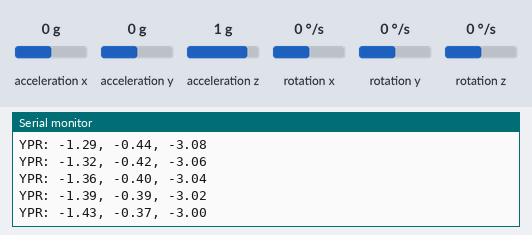
A sketch run on a simulated Arduino Uno, built with avr-gcc and run on an emulated ATmega328P. Parts: the last lines printed to the serial monitor. Wiring (inferred from the names in the program): MPU-9250 motion sensor at I2C address 0x68. Inputs (shaded band) come from the test bench; at power-on: acceleration x 0 g, acceleration z 1 g, acceleration y 0 g, rotation x 0 °/s, rotation y 0 °/s, rotation z 0 °/s.

Above: at 2.2 s.
2.3 s: acceleration x set to -1.4 g
At 2.34 s:
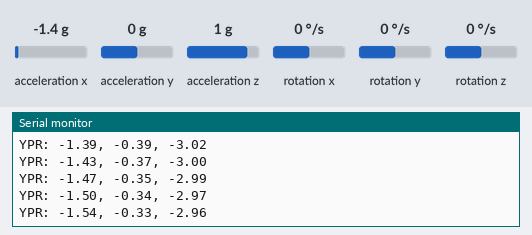
3.8 s: acceleration z set to 0 g
At 3.84 s:
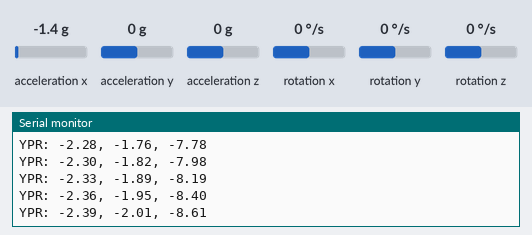
5.3 s: acceleration y set to -1.4 g
At 5.33 s:
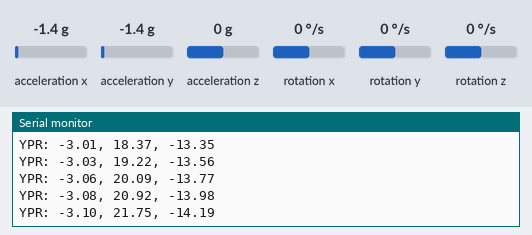
6.8 s: rotation x set to -192 °/s
At 6.83 s:
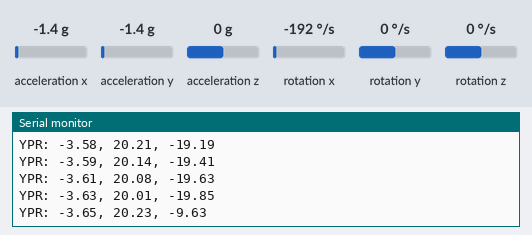
8.3 s: rotation y set to -192 °/s
At 8.32 s:
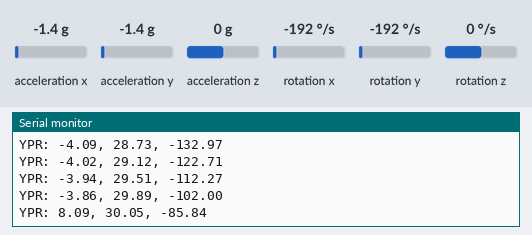
Timing chart, 0 to 10.8 s (numbered marks = the images above; inputs shaded):
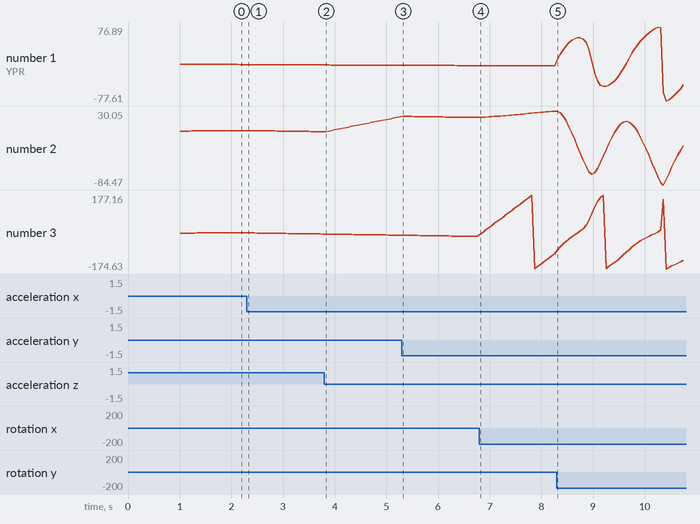

The sketch:

ESPIMU.ino
```cpp
#include "Arduino.h"
#if I2CDEV_IMPLEMENTATION == I2CDEV_ARDUINO_WIRE
#include "Wire.h"
#endif
```

DCM.cpp
```cpp
#include "Arduino.h"
#include "DCM.h"
//#include "VectorMath.h"


void Vector_Add(float out[3], const float v1[3], const float v2[3])
{
	for (int c = 0; c < 3; c++)
	{
		out[c] = v1[c] + v2[c];
	}
}
// Multiply two 3x3 matrices: out = a * b
// out has to different from a and b (no in-place)!
void Matrix_Multiply(const float a[3][3], const float b[3][3], float out[3][3])
{
	for (int x = 0; x < 3; x++)  // rows
	{
		for (int y = 0; y < 3; y++)  // columns
		{
			out[x][y] = a[x][0] * b[0][y] + a[x][1] * b[1][y] + a[x][2] * b[2][y];
		}
	}
}
// Computes the dot product of two vectors
float Vector_Dot_Product(const float v1[3], const float v2[3])
{
	float result = 0;

	for (int c = 0; c < 3; c++)
	{
		result += v1[c] * v2[c];
	}

	return result;
}

// Multiply the vector by a scalar
void Vector_Scale(float out[3], const float v[3], float scale)
{
	for (int c = 0; c < 3; c++)
	{
		out[c] = v[c] * scale;
	}
}
// Computes the cross product of two vectors
// out has to different from v1 and v2 (no in-place)!
void Vector_Cross_Product(float out[3], const float v1[3], const float v2[3])
{
	out[0] = (v1[1] * v2[2]) - (v1[2] * v2[1]);
	out[1] = (v1[2] * v2[0]) - (v1[0] * v2[2]);
	out[2] = (v1[0] * v2[1]) - (v1[1] * v2[0]);
}


void DCM::Update(imu_t imuData) {
	timestamp_old = timestamp;
	timestamp = millis();
	if (timestamp > timestamp_old)
		G_Dt = (float)(timestamp - timestamp_old) / 1000.0f; // Real time of loop run. We use this on the DCM algorithm (gyro integration time)
	else G_Dt = 0;

	// Matix Update
	Gyro_Vector[0] = radians(imuData.gyro[0]); //gyro x roll
	Gyro_Vector[1] = radians(imuData.gyro[1]); //gyro y pitch
	Gyro_Vector[2] = radians(imuData.gyro[2]); //gyro z yaw

	Accel_Vector[0] = imuData.accel[0];
	Accel_Vector[1] = imuData.accel[1];
	Accel_Vector[2] = imuData.accel[2];


	Vector_Add(&Omega[0], &Gyro_Vector[0], &Omega_I[0]);  //adding proportional term
	Vector_Add(&Omega_Vector[0], &Omega[0], &Omega_P[0]); //adding Integrator term


	Update_Matrix[0][0] = 0;
	Update_Matrix[0][1] = -G_Dt * Omega_Vector[2];//-z
	Update_Matrix[0][2] = G_Dt * Omega_Vector[1];//y
	Update_Matrix[1][0] = G_Dt * Omega_Vector[2];//z
	Update_Matrix[1][1] = 0;
	Update_Matrix[1][2] = -G_Dt * Omega_Vector[0];//-x
	Update_Matrix[2][0] = -G_Dt * Omega_Vector[1];//-y
	Update_Matrix[2][1] = G_Dt * Omega_Vector[0];//x
	Update_Matrix[2][2] = 0;

	Matrix_Multiply(DCM_Matrix, Update_Matrix, Temporary_Matrix); //a*b=c

	for (int x = 0; x < 3; x++) //Matrix Addition (update)
	{
		for (int y = 0; y < 3; y++)
		{
			DCM_Matrix[x][y] += Temporary_Matrix[x][y];
		}
	}


	//// Normalize

	float error = 0;
	float temporary[3][3];
	float renorm = 0;

	error = -Vector_Dot_Product(&DCM_Matrix[0][0], &DCM_Matrix[1][0])*.5; //eq.19

	Vector_Scale(&temporary[0][0], &DCM_Matrix[1][0], error); //eq.19
	Vector_Scale(&temporary[1][0], &DCM_Matrix[0][0], error); //eq.19

	Vector_Add(&temporary[0][0], &temporary[0][0], &DCM_Matrix[0][0]);//eq.19
	Vector_Add(&temporary[1][0], &temporary[1][0], &DCM_Matrix[1][0]);//eq.19

	Vector_Cross_Product(&temporary[2][0], &temporary[0][0], &temporary[1][0]); // c= a x b //eq.20

	renorm = .5 *(3 - Vector_Dot_Product(&temporary[0][0], &temporary[0][0])); //eq.21
	Vector_Scale(&DCM_Matrix[0][0], &temporary[0][0], renorm);

	renorm = .5 *(3 - Vector_Dot_Product(&temporary[1][0], &temporary[1][0])); //eq.21
	Vector_Scale(&DCM_Matrix[1][0], &temporary[1][0], renorm);

	renorm = .5 *(3 - Vector_Dot_Product(&temporary[2][0], &temporary[2][0])); //eq.21
	Vector_Scale(&DCM_Matrix[2][0], &temporary[2][0], renorm);


	// Drift Correction
		//float mag_heading_x;
		//float mag_heading_y;
	float errorCourse;
	//Compensation the Roll, Pitch and Yaw drift.
	static float Scaled_Omega_P[3];
	static float Scaled_Omega_I[3];
	float Accel_magnitude;
	float Accel_weight;


	//*****Roll and Pitch***************

	// Calculate the magnitude of the accelerometer vector
	Accel_magnitude = sqrt(Accel_Vector[0] * Accel_Vector[0] + Accel_Vector[1] * Accel_Vector[1] + Accel_Vector[2] * Accel_Vector[2]);

	// Dynamic weighting of accelerometer info (reliability filter)
	// Weight for accelerometer info (<0.5G = 0.0, 1G = 1.0 , >1.5G = 0.0)
	Accel_weight = constrain(1 - 2 * abs(1 - Accel_magnitude), 0, 1);  //

	Vector_Cross_Product(&errorRollPitch[0], &Accel_Vector[0], &DCM_Matrix[2][0]); //adjust the ground of reference
	Vector_Scale(&Omega_P[0], &errorRollPitch[0], Kp_ROLLPITCH*Accel_weight);

	Vector_Scale(&Scaled_Omega_I[0], &errorRollPitch[0], Ki_ROLLPITCH*Accel_weight);
	Vector_Add(Omega_I, Omega_I, Scaled_Omega_I);

	////*****YAW***************
	//// We make the gyro YAW drift correction based on compass magnetic heading

	////mag_heading_x = cos(MAG_Heading);
	////mag_heading_y = sin(MAG_Heading);
	////errorCourse = (DCM_Matrix[0][0] * mag_heading_y) - (DCM_Matrix[1][0] * mag_heading_x);  //Calculating YAW error
	////Vector_Scale(errorYaw, &DCM_Matrix[2][0], errorCourse); //Applys the yaw correction to the XYZ rotation of the aircraft, depeding the position.

	////Vector_Scale(&Scaled_Omega_P[0], &errorYaw[0], Kp_YAW);//.01proportional of YAW.
	////Vector_Add(Omega_P, Omega_P, Scaled_Omega_P);//Adding  Proportional.

	////Vector_Scale(&Scaled_Omega_I[0], &errorYaw[0], Ki_YAW);//.00001Integrator
	////Vector_Add(Omega_I, Omega_I, Scaled_Omega_I);//adding integrator to the Omega_I

	pitch = -asin(DCM_Matrix[2][0]);
	roll = atan2(DCM_Matrix[2][1], DCM_Matrix[2][2]);
	yaw = atan2(DCM_Matrix[1][0], DCM_Matrix[0][0]);
}

void DCM::getYawPitchRoll(float *data) {
	data[0] = degrees(yaw);
	data[1] = degrees(pitch);
	data[2] = degrees(roll);
}
```

DCM.h
```cpp
#ifndef _DCM_H_
#define _DCM_H_
#include "TypeDefStruct.h"


// DCM parameters
//#define Kp_ROLLPITCH 0.02f
#define Kp_ROLLPITCH 1.2f
#define Ki_ROLLPITCH 0.00002f
#define Kp_YAW 1.2f
#define Ki_YAW 0.00002f


class DCM {
public:
	void Update(imu_t imuData);
	void getYawPitchRoll(float *data);
private:
	float MAG_Heading;
	float Accel_Vector[3] = { 0, 0, 0 }; // Store the acceleration in a vector
	float Gyro_Vector[3] = { 0, 0, 0 }; // Store the gyros turn rate in a vector
	float Omega_Vector[3] = { 0, 0, 0 }; // Corrected Gyro_Vector data
	float Omega_P[3] = { 0, 0, 0 }; // Omega Proportional correction
	float Omega_I[3] = { 0, 0, 0 }; // Omega Integrator
	float Omega[3] = { 0, 0, 0 };
	float errorRollPitch[3] = { 0, 0, 0 };
	float errorYaw[3] = { 0, 0, 0 };
	float DCM_Matrix[3][3] = { {1, 0, 0}, {0, 1, 0}, {0, 0, 1} };
	float Update_Matrix[3][3] = { {0, 1, 2}, {3, 4, 5}, {6, 7, 8} };
	float Temporary_Matrix[3][3] = { {0, 0, 0}, {0, 0, 0}, {0, 0, 0} };
	// Euler angles
	float yaw;
	float pitch;
	float roll;


	// DCM timing in the main loop
	unsigned long timestamp;
	unsigned long timestamp_old;
	float G_Dt; // Integration time for DCM algorithm

};

#endif
```

MS561101BA.cpp
```cpp
//
//
//
#include "MS561101BA.h"
#include "Arduino.h"

#define applyDeadband(value, deadband)  \
  if(abs(value) < deadband) {           \
    value = 0;                          \
  } else if(value > 0){                 \
    value -= deadband;                  \
  } else if(value < 0){                 \
    value += deadband;                  \
  }


void MS561101BA::init() {
	lastEstAlt = -10000.f;
	velocity = 0;
	reset();
	delay(100);
	readFactoryCalibration();
	delay(10);
	UT_Start();
	deadline = micros() + MS561101BA_CONVERSION_TIME;
}
void MS561101BA::reset() {
	I2Cdev::writeBytes(MS561101BA_ADDR, MS561101BA_RESET, 0, 0x00);
	//calb = 200;
	delay(100);
}
void MS561101BA::readFactoryCalibration() {
	for (int i=0;i< MS561101BA_PROM_REG_COUNT; i++) {
		I2Cdev::readBytes(MS561101BA_ADDR, MS561101BA_PROM_BASE_ADDR + (i * MS561101BA_PROM_REG_SIZE),  MS561101BA_PROM_REG_SIZE, buffer);
		baroFactoryCalibration[i] = buffer[0] << 8 | buffer[1];
	}
	for (int i = 0; i < MS561101BA_PROM_REG_COUNT; i++) {
		Serial.println(baroFactoryCalibration[i]);
	}
}
uint32_t MS561101BA::readConversion() {
	Wire.beginTransmission(MS561101BA_ADDR);
	Wire.write(0);
	Wire.endTransmission();

	Wire.beginTransmission(MS561101BA_ADDR);
	Wire.requestFrom(MS561101BA_ADDR, MS561101BA_D1D2_SIZE);
	uint32_t conversion;
	while (Wire.available() < 3) {};
	if(Wire.available()) {
		conversion = Wire.read() * 65536 + Wire.read() * 256 + Wire.read();
	}
	else {
		conversion = -1;
	}
	return conversion;
}
uint8_t MS561101BA::update() {
	if (state == 2) {               // a third state is introduced here to isolate calculate() and smooth timecycle spike
		state = 0;
		calculate();
		return 2;
	}
	unsigned long now = micros();
	if ((int16_t)(now - deadline)<0) {
		return 0;
	}
	deadline = now + MS561101BA_CONVERSION_TIME;  // UT and UP conversion take 8.5ms so we do next reading after 10ms
	if (state == 0) {
		tempRawCache = readConversion();
		UP_Start();
		updateHistory();                              // moved here for less timecycle spike
		state = 1;
		return 1;
	} else {
		presRawCache = readConversion();
		UT_Start();
		state = 2;
		return 2;
	}
}
void MS561101BA::updateHistory() {
	uint8_t indexplus1 = (movavg_i + 1);
	if (indexplus1 == MOVAVG_SIZE)
		indexplus1 = 0;
	movavg_buff[movavg_i] = pressure;
	pressureSum += movavg_buff[movavg_i];
	pressureSum -= movavg_buff[indexplus1];
	movavg_i = indexplus1;
}

void MS561101BA::UT_Start() {
	I2Cdev::writeBytes(MS561101BA_ADDR, MS561101BA_D2 + MS561101BA_OSR, 0, 0x00);
}
void MS561101BA::UP_Start() {
	I2Cdev::writeBytes(MS561101BA_ADDR, MS561101BA_D1 + MS561101BA_OSR, 0, 0x00);
}
void MS561101BA::calculate() {
	float dT        = (int32_t)tempRawCache - (int32_t)((uint32_t)baroFactoryCalibration[4] << 8);
	float off       = ((uint32_t)baroFactoryCalibration[1] <<16) + ((dT * baroFactoryCalibration[3]) /((uint32_t)1<<7));
	float sens      = ((uint32_t)baroFactoryCalibration[0] <<15) + ((dT * baroFactoryCalibration[2]) /((uint32_t)1<<8));
	int32_t delt	= (dT * baroFactoryCalibration[5])/((uint32_t)1<<23);
	temperature = (delt + 2000);
	if (delt < 0) { // temperature lower than 20st.C
		delt *= 5 * delt;
		off  -= delt>>1;
		sens -= delt>>2;
	}
	pressure     = (((presRawCache * sens ) /((uint32_t)1<<21)) - off)/((uint32_t)1<<15);
}
float MS561101BA::getPressure() {
	return pressure / 100.f;
}
float MS561101BA::getTemperature() {
	return temperature / 100.f;
}
int32_t MS561101BA::getPressureSum() {
	return pressureSum;
}

float MS561101BA::getEstimatedAltitude() {
	float  pressureAvg;
	//int32_t  lastEstAlt;
	//static float baroGroundTemperatureScale,logBaroGroundPressureSum;
	//static float vel = 0.0f;
	//static int32_t groundAlt;
	static uint16_t previousT;
	uint16_t currentT = micros();
	uint16_t dTime;

	dTime = currentT - previousT;
	if (dTime < MS561101BA_UPDATE_INTERVAL)
		return EstAlt;
	isBaroUpdated = true;
	previousT = currentT;
	pressureAvg = pressureSum / (MOVAVG_SIZE -1);
	//(1 - Math.pow((mb/pstd), 0.190284)) * 145366.45;
	//EstAlt = 44330.77f * (1.f - pow(pressureAvg / 101325.f, 0.19027));
	EstAlt = 44330.77f * (1.f - pow(pressureAvg / 101325.f, 0.190294957f));
	//EstAlt -= memConfig.groundAlt;
	if (lastEstAlt != -10000.f) {
		//int16_t baroVel = mul((EstAlt - lastEstAlt), (1000000 / dTime));
		//baroVel = constrain(baroVel, -300, 300);
		//applyDeadband(baroVel, 10); // to reduce noise near zero
		//velocity = -(gravityZ) * 9.80665f * ((float)dTime / 10000.0f);
		//applyDeadband(velocity, 1.5f);

		//// complementary filter
		//velocity = velocity * 0.985f + baroVel * 0.015f;
	}
	lastEstAlt = EstAlt;
	//nggak kepake
	//EstAlt = 145366.45f * (1.f - powf(pressureAvg / 101325.f, 0.190284));
	return EstAlt;
}
float MS561101BA::getBaroVelocity() {
	return velocity;
}
```

MS561101BA.h
```cpp
// MS561101BA.h

#ifndef _MS561101BA_h
#define _MS561101BA_h

//#include <avr/pgmspace.h>
#include "I2Cdev.h"


#define MS561101BA_ADDR 0x77
#define MS561101BA_RESET 0x1E
#define MS561101BA_PROM_BASE_ADDR 0xA2 // by adding ints from 0 to 6 we can read all the prom configuration values.

//#define MS561101BA_PROM_BASE_ADDR 0xA0 // by adding ints from 0 to 6 we can read all the prom configuration values.
// C1 will be at 0xA2 and all the subsequent are multiples of 2
#define MS561101BA_PROM_REG_COUNT 6 // number of registers in the PROM
#define MS561101BA_PROM_REG_SIZE 2 // size in bytes of a prom registry.
// D1 and D2 result size (bytes)
#define MS561101BA_D1D2_SIZE 3
#define MS561101BA_D1 0x40
#define MS561101BA_D2 0x50

// OSR (Over Sampling Ratio) constants
//#define MS561101BA_OSR_256 0x00
//#define MS561101BA_OSR_512 0x02
//#define MS561101BA_OSR_1024 0x04
//#define MS561101BA_OSR_2048 0x06
//#define MS561101BA_OSR_4096 0x08
#define MS561101BA_OSR 0x08

#define MS561101BA_CONVERSION_TIME 10000l // conversion time in microseconds
#define MS561101BA_EXTRA_PRECISION 5
#define MOVAVG_SIZE 11
#define MS561101BA_UPDATE_INTERVAL 25000    // 40hz update rate (20hz LPF on acc)

class MS561101BA {
    public:
		void init();
		void reset();
		uint8_t update();
		float getTemperature();
		float getPressure();
		int32_t getPressureSum();
		float getEstimatedAltitude();
		float getBaroVelocity();
		bool isBaroUpdated;
    private:
		void calculate();
		void readFactoryCalibration();
		uint32_t readConversion();
		void UT_Start();
		void UP_Start();
		void updateHistory();
		int32_t movavg_buff[MOVAVG_SIZE];
		int movavg_i;
		uint32_t presRawCache, tempRawCache;
		int32_t pressure, temperature;
		float EstAlt;
		float lastEstAlt;
		float velocity;

		int32_t pressureSum;
		uint16_t deadline;
		uint8_t buffer[4];
		uint8_t state;
		//int calb;
		uint16_t baroFactoryCalibration[MS561101BA_PROM_REG_COUNT];
};
#endif
```

SimpleMPU9250.cpp
```cpp
#include "SimpleMPU9250.h"
#include "I2Cdev.h"

void SimpleMPU9250::initialize()
{
	//setClockSource
	I2Cdev::writeBits(MPU9250_DEFAULT_ADDRESS, MPU9250_RA_PWR_MGMT_1, MPU9250_PWR1_CLKSEL_BIT, MPU9250_PWR1_CLKSEL_LENGTH, MPU9250_CLOCK_PLL_XGYRO);

	//setFullScaleGyroRange
	I2Cdev::writeBits(MPU9250_DEFAULT_ADDRESS, MPU9250_RA_GYRO_CONFIG, MPU9250_GCONFIG_FS_SEL_BIT, MPU9250_GCONFIG_FS_SEL_LENGTH, MPU9250_GYRO_FS_2000);

	//setFullScaleAccelRange
	I2Cdev::writeBits(MPU9250_DEFAULT_ADDRESS, MPU9250_RA_ACCEL_CONFIG, MPU9250_ACONFIG_AFS_SEL_BIT, MPU9250_ACONFIG_AFS_SEL_LENGTH, MPU9250_ACCEL_FS_4);

	//setSleepEnabled
	I2Cdev::writeBit(MPU9250_DEFAULT_ADDRESS, MPU9250_RA_PWR_MGMT_1, MPU9250_PWR1_SLEEP_BIT, false);


	//I2Cdev::readByte(MPU9250_DEFAULT_ADDRESS, MPU9250_RA_INT_PIN_CFG, buffer);
	//uint8_t masked_value = (MPU9250_BYPASS_EN_MASK & true);
	//uint8_t regvalue = buffer[0];
	//regvalue = regvalue & ~MPU9250_BYPASS_EN_MASK; // Zero Mask bits
	//regvalue = regvalue | masked_value; //Set Mask value
	//I2Cdev::writeByte(MPU9250_DEFAULT_ADDRESS, MPU9250_RA_INT_PIN_CFG, regvalue);
	//I2Cdev::writeByte(MPU9250_RA_MAG_ADDRESS, MPU9250_RA_MAG_CNTL, 0x01);

}

void SimpleMPU9250::getRawMotion6(int16_t*  data) {
	I2Cdev::readBytes(MPU9250_DEFAULT_ADDRESS, MPU9250_RA_ACCEL_XOUT_H, 14, buffer);
	data[0] = (((int16_t)buffer[0]) << 8) | buffer[1];
	data[1] = (((int16_t)buffer[2]) << 8) | buffer[3];
	data[2] = (((int16_t)buffer[4]) << 8) | buffer[5];
	data[3] = (((int16_t)buffer[8]) << 8) | buffer[9];
	data[4] = (((int16_t)buffer[10]) << 8) | buffer[11];
	data[5] = (((int16_t)buffer[12]) << 8) | buffer[13];
}
//void SimpleMPU9250::getRawMotion6(int16_t* ax, int16_t* ay, int16_t* az, int16_t* gx, int16_t* gy, int16_t* gz) {
//	I2Cdev::readBytes(MPU9250_DEFAULT_ADDRESS, MPU9250_RA_ACCEL_XOUT_H, 14, buffer);
//	*ax = (((int16_t)buffer[0]) << 8) | buffer[1];
//	*ay = (((int16_t)buffer[2]) << 8) | buffer[3];
//	*az = (((int16_t)buffer[4]) << 8) | buffer[5];
//	*gx = (((int16_t)buffer[8]) << 8) | buffer[9];
//	*gy = (((int16_t)buffer[10]) << 8) | buffer[11];
//	*gz = (((int16_t)buffer[12]) << 8) | buffer[13];
//}
void SimpleMPU9250::getRawCompass(int16_t*  data) {
	//writeMaskedRegister(MPU9250_INT_PIN_CFG, MPU9250_BYPASS_EN_MASK, enabled);
	//I2Cdev::readByte(MPU9250_DEFAULT_ADDRESS, MPU9250_RA_INT_PIN_CFG, buffer);
	//uint8_t masked_value = (MPU9250_BYPASS_EN_MASK & true);
	//uint8_t regvalue = buffer[0];
	//regvalue = regvalue & ~MPU9250_BYPASS_EN_MASK; // Zero Mask bits
	//regvalue = regvalue | masked_value; //Set Mask value
	//I2Cdev::writeByte(MPU9250_DEFAULT_ADDRESS, MPU9250_RA_INT_PIN_CFG, regvalue);
	//I2Cdev::writeByte(MPU9250_RA_MAG_ADDRESS, MPU9250_RA_MAG_CNTL, 0x01);
	I2Cdev::readBytes(MPU9250_RA_MAG_ADDRESS, MPU9250_RA_MAG_XOUT_L, 6, buffer);
	data[0] = ((((int16_t)buffer[1]) << 8) | buffer[0]) / 100.f;
	data[1] = ((((int16_t)buffer[3]) << 8) | buffer[2]) / 100.f;
	data[2] = ((((int16_t)buffer[5]) << 8) | buffer[4]) / 100.f;
}
//void SimpleMPU9250::getRawCompass(float* mx, float* my, float* mz) {
//	//writeMaskedRegister(MPU9250_INT_PIN_CFG, MPU9250_BYPASS_EN_MASK, enabled);
//	//I2Cdev::readByte(MPU9250_DEFAULT_ADDRESS, MPU9250_RA_INT_PIN_CFG, buffer);
//	//uint8_t masked_value = (MPU9250_BYPASS_EN_MASK & true);
//	//uint8_t regvalue = buffer[0];
//	//regvalue = regvalue & ~MPU9250_BYPASS_EN_MASK; // Zero Mask bits
//	//regvalue = regvalue | masked_value; //Set Mask value
//	//I2Cdev::writeByte(MPU9250_DEFAULT_ADDRESS, MPU9250_RA_INT_PIN_CFG, regvalue);
//	//I2Cdev::writeByte(MPU9250_RA_MAG_ADDRESS, MPU9250_RA_MAG_CNTL, 0x01);
//	I2Cdev::readBytes(MPU9250_RA_MAG_ADDRESS, MPU9250_RA_MAG_XOUT_L, 6, buffer);
//	*mx = ((((int16_t)buffer[1]) << 8) | buffer[0]) / 100.f;
//	*my = ((((int16_t)buffer[3]) << 8) | buffer[2]) / 100.f;
//	*mz = ((((int16_t)buffer[5]) << 8) | buffer[4]) / 100.f;
//}
```

TypeDefStruct.h
```cpp
#ifndef _TYPEDEFSTRUCT_H_
#define _TYPEDEFSTRUCT_H_


typedef struct
{
	int16_t gyro[3];
	int16_t accel[3];
	int16_t mag[3];
} raw_imu_t;
typedef struct
{
	float gyro[3];
	float accel[3];
	float mag[3];
} imu_t;


#endif
```

Source omitted: SimpleMPU9250.h (14470 bytes), main.cpp (3079 bytes)

Measured:
- plotted number 2: -0.34 → -1.95 after the input at 2.3 s, -1.95 → 20.92 after the input at 3.8 s
- plotted number 3: -2.97 → -8.4 after the input at 2.3 s, -8.4 → -13.98 after the input at 3.8 s
